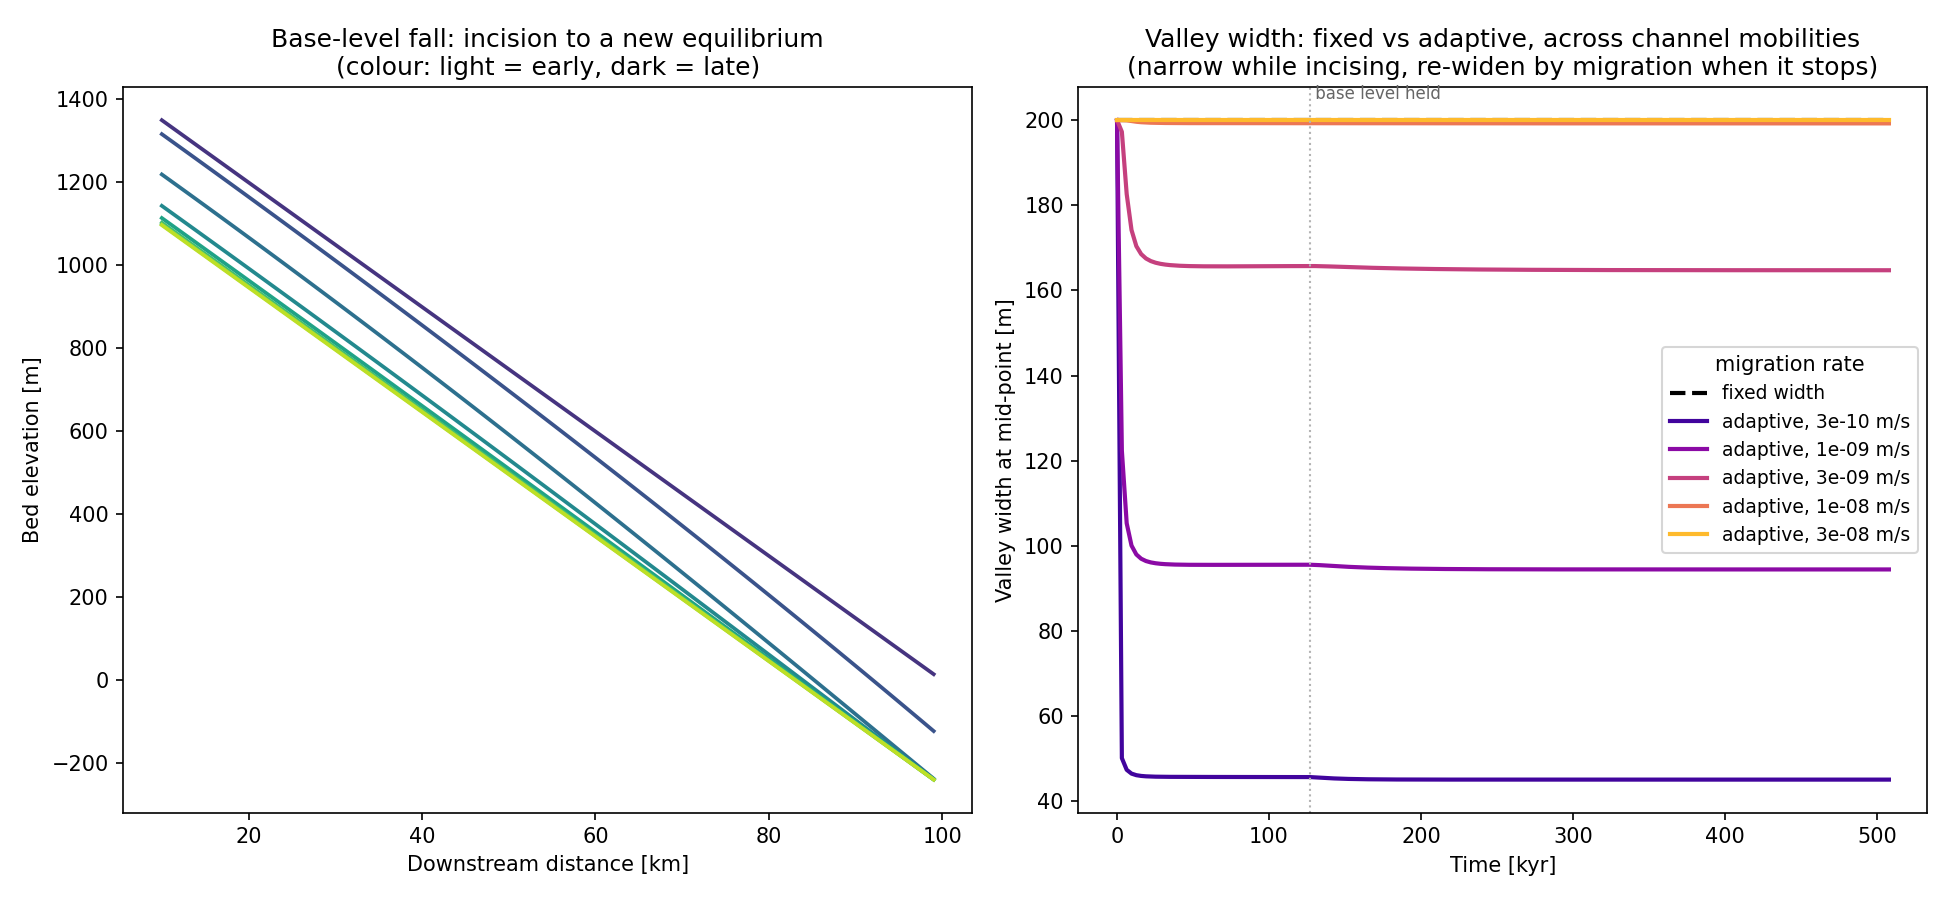

Python code for this plot:
# incision_mobility.py
#
# Base-level fall (incision) with a fixed valley width vs an adaptive one, across
# a range of channel lateral mobilities.
#
# When the bed incises, the adaptive valley narrows toward the channel width b;
# lateral migration (the channel mobility) widens it back toward its prescribed
# width B_max.  So the valley width during and after an incision episode is a
# race between narrowing and widening, set by the migration rate:
#
#   * low mobility  -> the valley narrows sharply and stays narrow, and
#   * high mobility -> widening keeps pace, so the valley barely narrows.
#
# The left panel shows the incision itself (the long profile falling to its new
# equilibrium); the right panel shows the valley width at the mid-point through
# time for the fixed case and for the adaptive case at each mobility.

import numpy as np
from matplotlib import pyplot as plt

import grlp

YEAR = 3.15e7
FALL_RATE = 2.0e-3 / YEAR
GRAIN_D = 0.05
N_FALL, N_HOLD, DT = 40, 120, 1.0e11
ZETADOTS = [3.0e-10, 1.0e-9, 3.0e-9, 1.0e-8, 3.0e-8]   # range of channel mobilities
MID = 45
# NB the mobility trend below (low -> narrow, high -> wide) is robust, but the
# specific valley widths are dt-sensitive: the abrupt B -> b narrowing competes
# with the rate-limited widening, so coarse dt under-narrows, and a valley driven
# very close to the channel width becomes numerically stiff near equilibrium.
# We stay in the stable regime here; use a finer dt for quantitative widths.


def build_steady_profile():
    S0 = 1.5e-2
    lp = grlp.LongProfile()
    lp.set_intermittency(0.8)
    lp.basic_constants(); lp.bedload_lumped_constants(); lp.set_hydrologic_constants()
    lp.set_x(dx=1000.0, nx=90, x0=10000.0)
    lp.set_z(S0=-S0)
    lp.set_A(k_xA=1.0)
    lp.set_Q(Q=10.0)
    lp.set_B(B=200.0)
    lp.set_uplift_rate(0.0); lp.set_niter(3)
    lp.set_Qs_input_upstream(lp.k_Qs * lp.Q[0] * S0 ** (7 / 6.0))
    lp.set_z_bl(0.0)
    lp.evolve_threshold_width_river(nt=60, dt=1.0e13)
    return lp


def run_case(zetadot=None, n_snap=0):
    """Base-level fall then hold.  zetadot=None -> fixed valley width.  Returns
    the mid-node valley-width series, and (if n_snap) evenly spaced z snapshots."""
    lp = build_steady_profile()
    lp.D = GRAIN_D
    if zetadot is not None:
        lp.set_lateral_migration_rate(zetadot)
        lp.set_valley_dynamics(narrow_by_incision=True, widen_by_migration=True)
    n_total = N_FALL + N_HOLD
    snap_every = max(1, n_total // n_snap) if n_snap else 0
    B_mid = [np.broadcast_to(lp.B, lp.x.shape)[MID]]
    snaps = [lp.z.copy()] if n_snap else []
    for k in range(n_total):
        if k < N_FALL:
            lp.set_z_bl(lp.z_bl - FALL_RATE * DT)
        lp.evolve_threshold_width_river(nt=1, dt=DT)
        B_mid.append(np.broadcast_to(lp.B, lp.x.shape)[MID])
        if n_snap and (k + 1) % snap_every == 0:
            snaps.append(lp.z.copy())
    return np.array(B_mid), snaps


t = np.arange(N_FALL + N_HOLD + 1) * DT / YEAR / 1e3   # kyr
fixed_B, fixed_snaps = run_case(zetadot=None, n_snap=7)

fig, (ax_z, ax_B) = plt.subplots(1, 2, figsize=(13, 6))

# Left: the incision (fixed-width run), long profile falling to equilibrium.
x = build_steady_profile().x / 1e3
shades = plt.cm.viridis(np.linspace(0.15, 0.9, len(fixed_snaps)))
for zs, c in zip(fixed_snaps, shades):
    ax_z.plot(x, zs, color=c, lw=1.8)
ax_z.set_xlabel('Downstream distance [km]')
ax_z.set_ylabel('Bed elevation [m]')
ax_z.set_title('Base-level fall: incision to a new equilibrium\n(colour: light = early, dark = late)')

# Right: valley width at the mid-point through time -- fixed vs adaptive, swept
# over migration rate.
ax_B.plot(t, fixed_B, 'k--', lw=2, label='fixed width')
cols = plt.cm.plasma(np.linspace(0.1, 0.85, len(ZETADOTS)))
for zd, c in zip(ZETADOTS, cols):
    B_mid, _ = run_case(zetadot=zd)
    ax_B.plot(t, B_mid, color=c, lw=2, label='adaptive, %.0e m/s' % zd)
ax_B.axvline(N_FALL * DT / YEAR / 1e3, color='0.7', ls=':', lw=1)
ax_B.text(N_FALL * DT / YEAR / 1e3, 205, ' base level held', fontsize=8, color='0.4')
ax_B.set_xlabel('Time [kyr]')
ax_B.set_ylabel('Valley width at mid-point [m]')
ax_B.set_title('Valley width: fixed vs adaptive, across channel mobilities\n'
               '(narrow while incising, re-widen by migration when it stops)')
ax_B.legend(fontsize=9, loc='center right', title='migration rate')

fig.tight_layout()
fig.savefig('incision_mobility.png', dpi=150)
print('Wrote incision_mobility.png')
plt.show()
